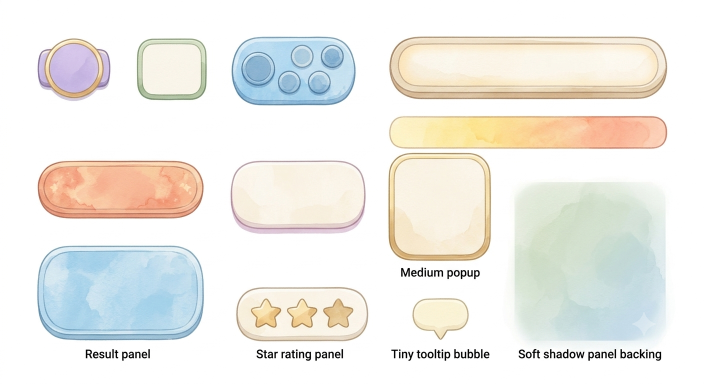
#> input picture images/HUD.png, 1408 x 768 px (shown at 1/2 size)
$ python slice_uxui2.py ../images/HUD.png '../images/VFX frames.png' '../images/VFX frames.png'
#> lines starting #> are read from the running program, lines starting #| are printed output that depends on the picture
#> in main, im0 is the input picture: PIL image 1408x768 RGBA; mean R, G, B, A 238.6, 237.2, 232, 255
#!/usr/bin/env python3
"""Slice UXUI_2 (and UXUI_1) combined watercolor UI sheets into isolated sprites.

Sheets come in two background flavors:
  * transparent (checkerboard) - content = alpha above a threshold
  * solid near-white           - content = everything the border flood-fill can't reach

For each sheet we find connected components, drop tiny bits and baked text lines,
autocrop each sprite to its alpha bounds, and write index-numbered PNGs into a
staging folder. We also emit a labelled montage so a human can map index -> name.

Pure PIL, no numpy. Usage:
    python3 tools/slice_uxui2.py "assets/UXUI/UXUI_2/core UI kit.png" out/core_ui core
"""
import sys
import os
from array import array
from PIL import Image, ImageDraw, ImageFont

ALPHA_T = 28       # alpha above this counts as (potential) content
WHITE_T = 236      # r,g,b all >= this counts as near-white background
GRAY_SAT = 14      # max-min channel spread below this counts as neutral gray
GRAY_LO = 60       # neutral gray in [LO, HI] is checkerboard background
GRAY_HI = 214
MIN_AREA = 2000    # drop components with fewer content pixels than this
MIN_DIM = 26       # drop components thinner than this in either axis
PAD = 6            # transparent padding kept around each crop


def key_background(im):
    """Flood-fill the painted background (near-white and/or neutral-gray checker,
    or real transparency) inward from the borders and knock it to alpha 0.
    Returns (w, h, keyed RGBA image, mask bytearray of content)."""
    im = im.convert("RGBA")
    w, h = im.size
#> w = 1408; h = 768
    px = im.load()

    # Sample the border to learn the painted background color(s). Sheets use a
    # 1-2 shade checker in some hue (neutral gray, or blue-gray on the shop
    # sheet); we key any pixel close to a dominant border color by tolerance.
    from collections import Counter
    border = Counter()
    for x in range(w):
        for dy in (0, 1, 2, h - 3, h - 2, h - 1):
            border[px[x, dy][:3]] += 1
    for y in range(h):
        for dx in (0, 1, 2, w - 3, w - 2, w - 1):
            border[px[dx, y][:3]] += 1
    total = sum(border.values())
#> total = 13056
    bg_colors = []
    acc = 0
    for col, n in border.most_common(8):
        bg_colors.append(col)
        acc += n
        if acc >= total * 0.72 or len(bg_colors) >= 4:
            break
#> after the loop, acc = 10378; bg_colors = [(255, 255, 255)]
    COLOR_TOL = 22  # per-channel max distance to a sampled bg color

    def near_bg_color(r, g, b):
        for cr, cg, cb in bg_colors:
            if abs(r - cr) <= COLOR_TOL and abs(g - cg) <= COLOR_TOL and abs(b - cb) <= COLOR_TOL:
                return True
        return False

    def is_bg(x, y):
        r, g, b, a = px[x, y]
        if a < ALPHA_T:
            return True
        if r >= WHITE_T and g >= WHITE_T and b >= WHITE_T:
            return True
        mx, mn = max(r, g, b), min(r, g, b)
        if (mx - mn) <= GRAY_SAT and GRAY_LO <= mx <= GRAY_HI:
            return True
        return near_bg_color(r, g, b)

    bg = bytearray(w * h)
    stack = []

    def push_border(x, y):
        i = y * w + x
        if not bg[i] and is_bg(x, y):
            bg[i] = 1
            stack.append((x, y))

    for x in range(w):
        push_border(x, 0); push_border(x, h - 1)
#> this loop made 1408 passes
    for y in range(h):
        push_border(0, y); push_border(w - 1, y)
    while stack:
        x, y = stack.pop()
        for nx, ny in ((x + 1, y), (x - 1, y), (x, y + 1), (x, y - 1)):
            if 0 <= nx < w and 0 <= ny < h:
                i = ny * w + nx
                if not bg[i] and is_bg(nx, ny):
                    bg[i] = 1
                    stack.append((nx, ny))

    # apply transparency and build content mask
    mask = bytearray(w * h)
    for y in range(h):
        base = y * w
        for x in range(w):
            i = base + x
            if bg[i]:
                r, g, b, _ = px[x, y]
                px[x, y] = (r, g, b, 0)
            else:
                mask[i] = 1
#| HUD.png  1408x768
    return w, h, im, mask


def components(w, h, mask):
    """4-connected component bounding boxes over the content mask."""
#> called with w = 1408, h = 768
    labels = array('i', [0]) * (w * h)
    comps = []
    cur = 0
    for start in range(w * h):
        if not mask[start] or labels[start]:
            continue
        cur += 1
        sx, sy = start % w, start // w
        minx = maxx = sx
        miny = maxy = sy
        area = 0
        stack = [start]
        labels[start] = cur
        while stack:
            idx = stack.pop()
            x, y = idx % w, idx // w
            area += 1
            if x < minx: minx = x
            if x > maxx: maxx = x
            if y < miny: miny = y
            if y > maxy: maxy = y
            if x + 1 < w:
                n = idx + 1
                if mask[n] and not labels[n]:
                    labels[n] = cur; stack.append(n)
            if x - 1 >= 0:
                n = idx - 1
                if mask[n] and not labels[n]:
                    labels[n] = cur; stack.append(n)
            if y + 1 < h:
                n = idx + w
                if mask[n] and not labels[n]:
                    labels[n] = cur; stack.append(n)
            if y - 1 >= 0:
                n = idx - w
                if mask[n] and not labels[n]:
                    labels[n] = cur; stack.append(n)
        comps.append((minx, miny, maxx, maxy, area))
#> the loop in main, `for (minx, miny, maxx, maxy, area) in comps:` made 394 passes
#> (minx, miny, maxx, maxy, area) on passes 1 to 3: (463, 73, 711, 210, 31258), (778, 73, 1334, 198, 67027), (75, 76, 220, 201, 14025)
    return comps


def looks_like_text(bw, bh, area):
    fill = area / float(bw * bh)
    # short, wide, sparse -> baked section-title text line
    if bh < 52 and (bw / float(bh)) > 3.2 and fill < 0.38:
        return True
    return False


def reading_order(comps, row_tol=70):
    """Sort components top-to-bottom then left-to-right, banding into rows."""
#> called with row_tol = 70
    comps = sorted(comps, key=lambda c: c[1])
    rows = []
    for c in comps:
        cy = (c[1] + c[3]) // 2
        placed = False
        for row in rows:
            if abs(row[0] - cy) <= row_tol:
                row[1].append(c)
                row[0] = (row[0] * (len(row[1]) - 1) + cy) // len(row[1])
                placed = True
                break
        if not placed:
            rows.append([cy, [c]])
#> this loop made 12 passes
#> c on passes 1 to 12: (463, 73, 711, 210, 31258), (778, 73, 1334, 198, 67027), (75, 76, 220, 201, 14025), (273, 76, 413, 200, 16396), (778, 231, 1334, 297, 36021), (776, 305, 982, 522, 42874), (75, 321, 407, 437, 36094), (461, 321, 730, 467, 28003), (1029, 364, 1331, 682, 90797), (74, 491, 407, 680, 59495), (472, 574, 736, 682, 26795), (824, 596, 937, 679, 6944)
    rows.sort(key=lambda r: r[0])
    ordered = []
    for _, row in rows:
        ordered.extend(sorted(row, key=lambda c: c[0]))
#> this loop made 5 passes
#> row on passes 2, 4, 5: [(778, 231, 1334, 297, 36021)], [(1029, 364, 1331, 682, 90797), (74, 491, 407, 680, 59495)], [(472, 574, 736, 682, 26795), (824, 596, 937, 679, 6944)]
    return ordered


def main():
    src, out_dir, prefix = sys.argv[1], sys.argv[2], sys.argv[3]
    os.makedirs(out_dir, exist_ok=True)
    im0 = Image.open(src).convert("RGBA")
    w, h, im, mask = key_background(im0)
    print(f"{os.path.basename(src)}  {w}x{h}")
    comps = components(w, h, mask)
    kept = []
    for (minx, miny, maxx, maxy, area) in comps:
        bw, bh = maxx - minx + 1, maxy - miny + 1
        if area < MIN_AREA or bw < MIN_DIM or bh < MIN_DIM:
            continue
        if looks_like_text(bw, bh, area):
            continue
        kept.append((minx, miny, maxx, maxy, area))
    kept = reading_order(kept)
    print(f"  {len(comps)} raw comps -> {len(kept)} sprites")
#|   394 raw comps -> 12 sprites

    crops = []
    for i, (minx, miny, maxx, maxy, area) in enumerate(kept):
        box = (max(0, minx - PAD), max(0, miny - PAD),
               min(w, maxx + 1 + PAD), min(h, maxy + 1 + PAD))
        crop = im.crop(box)
        crop = crop.crop(crop.getbbox())  # tighten to alpha
        crop.save(os.path.join(out_dir, f"{prefix}_{i:02d}.png"))
        crops.append(crop)
#> this loop made 12 passes
#> pass 1, in main, `crop = im.crop(box)`:
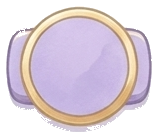
#> crop: PIL image 158x138 RGBA; mean R, G, B, A 222.3, 210, 220.4, 164.4; transparent parts drawn white
#> pass 1, in main, `crop = crop.crop(crop.getbbox())`:
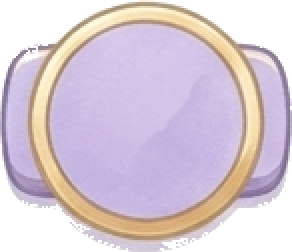
#> crop: PIL image 146x126 RGBA (shown 2 times larger); mean R, G, B, A 216.3, 201.7, 214, 194.8; transparent parts drawn white
#> pass 2, in main, `crop = crop.crop(crop.getbbox())`:
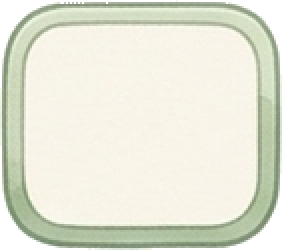
#> crop: PIL image 141x125 RGBA (shown 2 times larger); mean R, G, B, A 228.4, 229.9, 214.1, 237.2; transparent parts drawn white
#> after the loop:
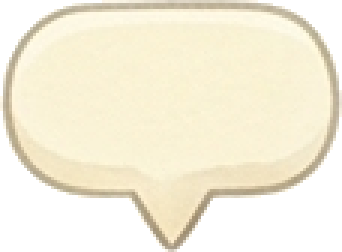
#> crop: PIL image 114x84 RGBA (shown 3 times larger); mean R, G, B, A 245.4, 239.1, 218.2, 184.9; transparent parts drawn white

    make_montage(crops, prefix, os.path.join(out_dir, f"_montage_{prefix}.png"))


def make_montage(crops, prefix, path, cols=6, cell=200):
#> called with prefix = '../images/VFX frames.png', cols = 6, cell = 200
    rows = (len(crops) + cols - 1) // cols
    m = Image.new("RGBA", (cols * cell, rows * cell), (60, 60, 70, 255))
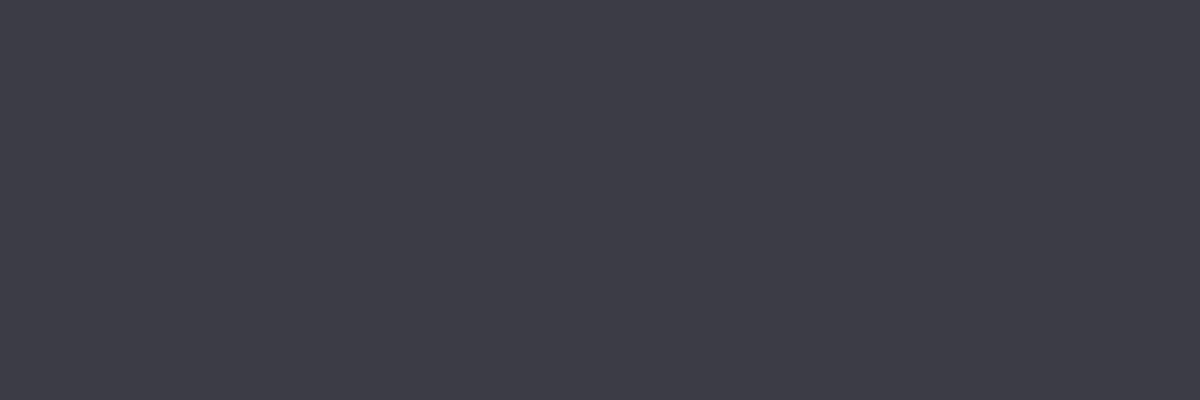
#> m: PIL image 1200x400 RGBA; mean R, G, B, A 60, 60, 70, 255
    d = ImageDraw.Draw(m)
    try:
        font = ImageFont.truetype("/System/Library/Fonts/Supplemental/Arial Bold.ttf", 26)
    except Exception:
        font = ImageFont.load_default()
    for i, crop in enumerate(crops):
        cx = (i % cols) * cell
        cy = (i // cols) * cell
        c = crop.copy()
        c.thumbnail((cell - 30, cell - 46))
        m.paste(c, (cx + (cell - c.width) // 2, cy + 34 + (cell - 46 - c.height) // 2), c)
        d.text((cx + 6, cy + 4), f"{i:02d}", fill=(255, 220, 120, 255), font=font)
#> this loop made 12 passes
#> pass 3, in make_montage, `c = crop.copy()`:
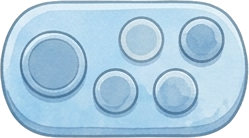
#> c: PIL image 249x138 RGBA; mean R, G, B, A 174.5, 205.7, 225.6, 232; transparent parts drawn white
#> after the loop:
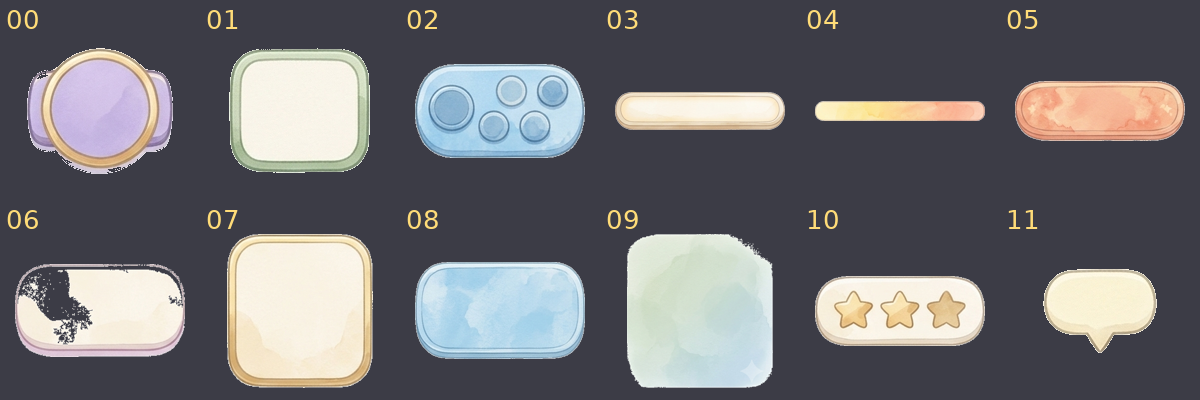
#> m: PIL image 1200x400 RGBA; mean R, G, B, A 110.9, 110.2, 113.9, 254.6; transparent parts drawn white
    m.save(path)
    print(f"  montage -> {path}")


if __name__ == "__main__":
    main()

$ run again, on images/VFX.png
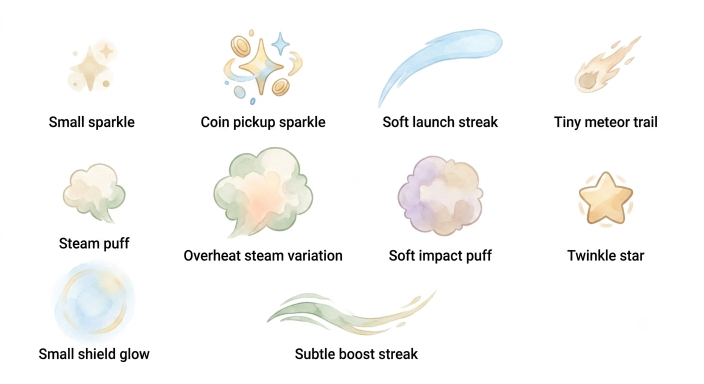
#> input picture images/VFX.png, 1408 x 768 px (shown at 1/2 size)
#> in main, im0 is the input picture: PIL image 1408x768 RGBA; mean R, G, B, A 247.6, 247.2, 245.7, 255
#> the loop in key_background, `for x in range(w):` made 1408 passes
#> the loop in key_background, `for y in range(h):` made 768 passes
#| VFX.png  1408x768
#> the loop in main, `for (minx, miny, maxx, maxy, area) in comps:` made 508 passes
#> (minx, miny, maxx, maxy, area) on passes 1 to 3: (756, 57, 1004, 215, 11158), (497, 58, 508, 73, 146), (542, 63, 579, 111, 671)
#> the loop in reading_order, `for c in comps:` made 10 passes
#> c on passes 1 to 8: (756, 57, 1004, 215, 11158), (1149, 71, 1282, 185, 5533), (446, 76, 568, 190, 4301), (137, 85, 227, 182, 4381), (426, 294, 626, 476, 24863), (796, 313, 966, 472, 20245), (125, 326, 251, 446, 9862), (1157, 342, 1266, 448, 7104)
#> the loop in reading_order, `for _, row in rows:` made 3 passes
#> row on pass 3: [(110, 527, 262, 680, 14944), (535, 582, 871, 670, 7089)]
#|   508 raw comps -> 10 sprites
#> the loop in main, `for i, (minx, miny, maxx, maxy, area) in enumerate(kept):` made 10 passes
#> after the loop in main, `for i, (minx, miny, maxx, maxy, area) in enumerate(kept):`:
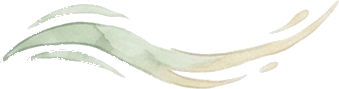
#> crop: PIL image 339x89 RGBA; mean R, G, B, A 242, 243.5, 236.6, 74.9; transparent parts drawn white
#> the loop in make_montage, `for i, crop in enumerate(crops):` made 10 passes
#> after the loop in make_montage, `for i, crop in enumerate(crops):`:
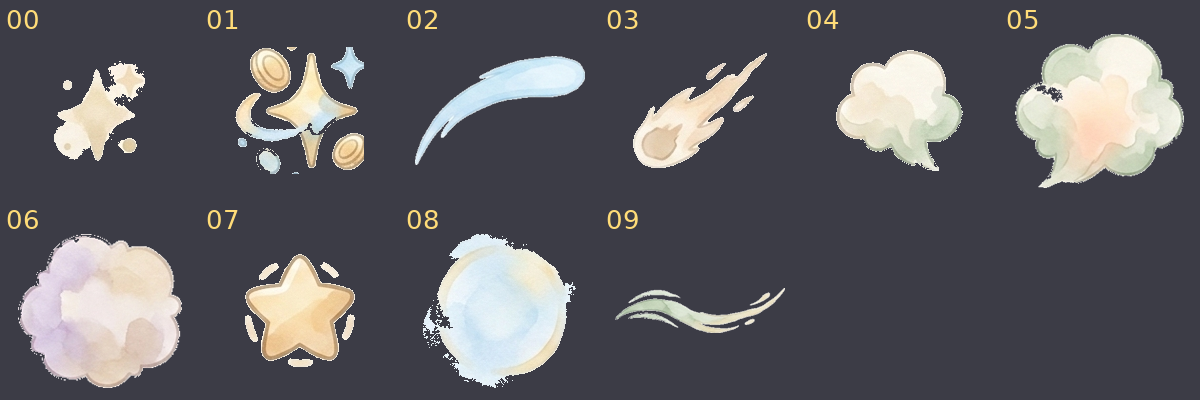
#> m: PIL image 1200x400 RGBA; mean R, G, B, A 94.2, 93, 97.9, 254.7; transparent parts drawn white

$ run again, on images/cat status.png
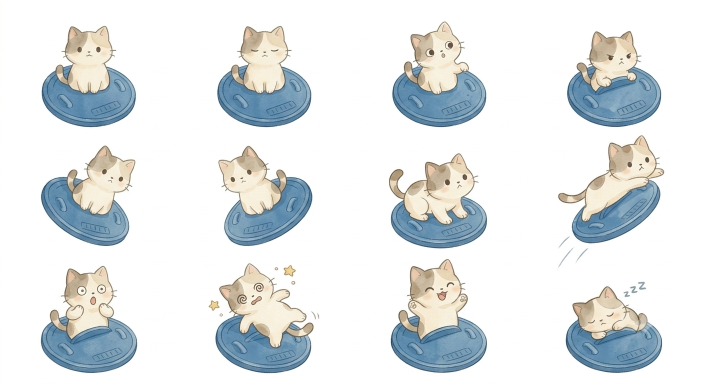
#> input picture images/cat status.png, 1408 x 768 px (shown at 1/2 size)
#> in main, im0 is the input picture: PIL image 1408x768 RGBA; mean R, G, B, A 226.9, 230.9, 232.1, 255
#> the loop in key_background, `for x in range(w):` made 1408 passes
#| cat status.png  1408x768
#> the loop in main, `for (minx, miny, maxx, maxy, area) in comps:` made 216 passes
#> (minx, miny, maxx, maxy, area) on passes 1 to 3: (784, 43, 972, 254, 25657), (83, 51, 271, 254, 24742), (462, 51, 578, 185, 10564)
#> the loop in reading_order, `for c in comps:` made 13 passes
#> c on passes 1 to 8: (784, 43, 972, 254, 25657), (83, 51, 271, 254, 24742), (462, 51, 578, 185, 10564), (1134, 62, 1322, 253, 24525), (434, 133, 622, 254, 14139), (1116, 270, 1328, 486, 24639), (82, 291, 270, 491, 23135), (436, 291, 624, 491, 23064)
#> the loop in reading_order, `for _, row in rows:` made 3 passes
#|   216 raw comps -> 13 sprites
#> the loop in main, `for i, (minx, miny, maxx, maxy, area) in enumerate(kept):` made 13 passes
#> pass 1, in main, `crop = crop.crop(crop.getbbox())`:
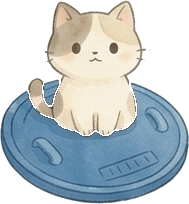
#> crop: PIL image 189x204 RGBA; mean R, G, B, A 187.5, 198.4, 202.5, 165.5; transparent parts drawn white
#> the loop in make_montage, `for i, crop in enumerate(crops):` made 13 passes
#> after the loop in make_montage, `for i, crop in enumerate(crops):`:
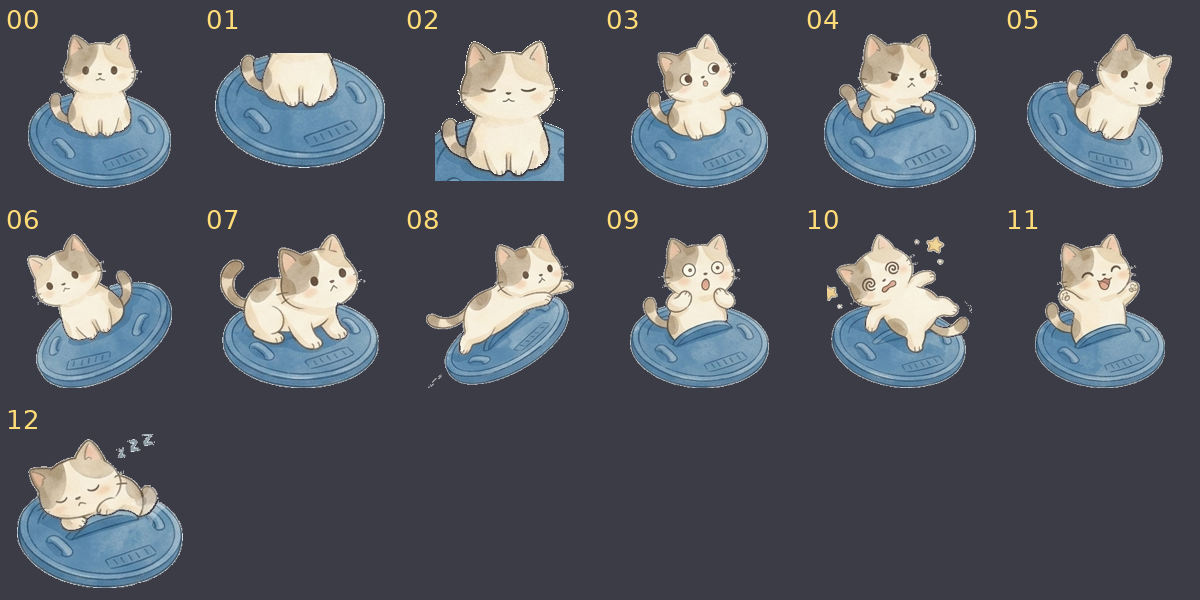
#> m: PIL image 1200x600 RGBA; mean R, G, B, A 85.9, 89.4, 97.5, 254.4; transparent parts drawn white

$ run again, on images/cat.png
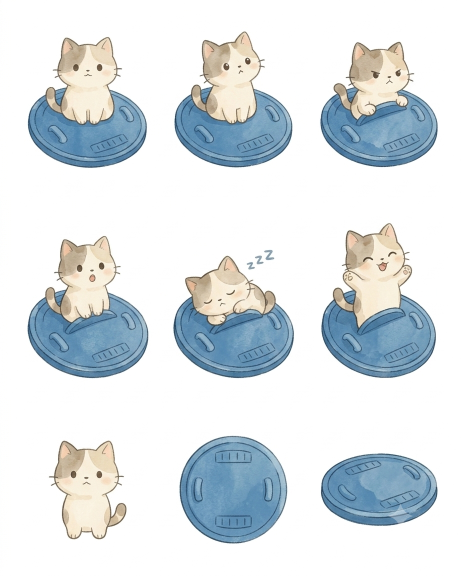
#> input picture images/cat.png, 921 x 1152 px (shown at 1/2 size)
#> in main, im0 is the input picture: PIL image 921x1152 RGBA; mean R, G, B, A 219.7, 226.5, 229.9, 255
#> the loop in key_background, `for x in range(w):` made 921 passes
#| cat.png  921x1152
#> the loop in main, `for (minx, miny, maxx, maxy, area) in comps:` made 82 passes
#> (minx, miny, maxx, maxy, area) on passes 1, 2, 3, 36, 37, 38, 42, 43: (348, 63, 584, 334, 40682), (55, 74, 293, 335, 40841), (640, 83, 875, 334, 39719), (642, 446, 871, 755, 46417), (55, 472, 296, 756, 43950), (528, 499, 548, 520, 226), (346, 511, 587, 756, 40054), (511, 511, 525, 528, 152)
#> the loop in reading_order, `for c in comps:` made 9 passes
#> the loop in reading_order, `for _, row in rows:` made 3 passes
#|   82 raw comps -> 9 sprites
#> the loop in main, `for i, (minx, miny, maxx, maxy, area) in enumerate(kept):` made 9 passes
#> the loop in make_montage, `for i, crop in enumerate(crops):` made 9 passes
#> after the loop in make_montage, `for i, crop in enumerate(crops):`:
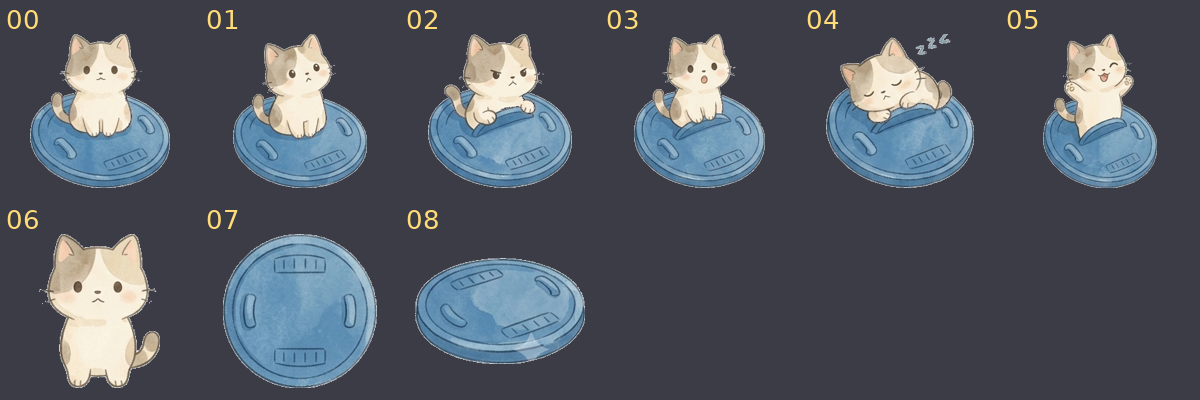
#> m: PIL image 1200x400 RGBA; mean R, G, B, A 83.2, 88.7, 98.7, 254.4; transparent parts drawn white
